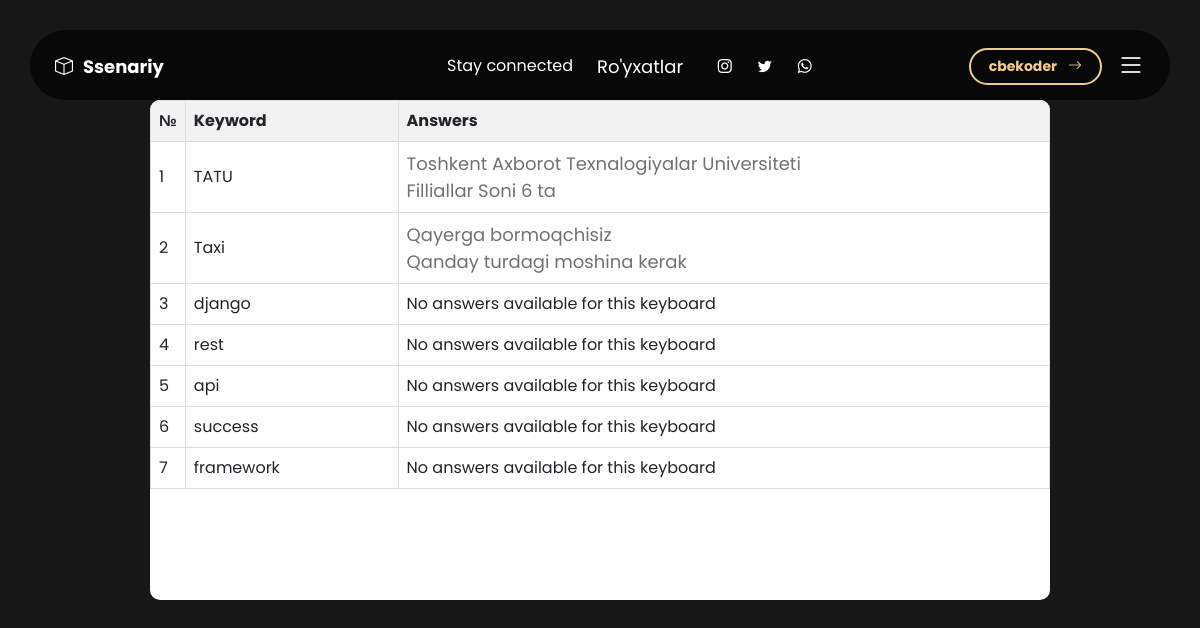
The page /prompts/ (signed in) on the database its author committed.
### mainapp/models.py (models this page shows, shortened)
class Keywords(models.Model):
    word = models.CharField(max_length=40)
    user_id = models.ForeignKey(User, on_delete=models.CASCADE)

class Answers(models.Model):
    answer_text = models.TextField()
    audio_link = models.URLField(blank=True)
    key_id = models.ForeignKey(Keywords, on_delete=models.CASCADE, related_name='answers')

### mainapp/views.py (the view)
# urls.py: path('prompts/', list_of_scenario),
def list_of_scenario(request):
    if request.user.is_authenticated:
        context = {
            "keys" : Keywords.objects.all()
        }
        return render(request, 'prompts.html', context)
    return redirect('/login/')

### templates/prompts.html
{% extends 'header.html' %}
{% block content %}
<div>
    <table>
        <tr>
            <th>№</th>
            <th>Keyword</th>
            <th>Answers</th>
        </tr>
        {% for key in keys %}
        <tr>
            <td>{{ forloop.counter }}</td>
            <td>{{ key.word }}</td>
            <td>
                {% if key.answers.all %}
                <ul>
                    {% for answer in key.answers.all %}
                    <li>{{ answer.answer_text }}</li>
                    {% endfor %}
                </ul>
                {% else %}
                No answers available for this keyboard
                {% endif %}
            </td>
        </tr>
        {% endfor %}
    </table>
</div>
{% endblock %}

### templates/header.html (shortened to what this page needs)
<!doctype html>
<html lang="en">
    <head>
        {% load static %}
        <link href="{% static 'css/bootstrap.min.css'%}" rel="stylesheet">
        <link href="{% static 'css/bootstrap-icons.css'%}" rel="stylesheet">
        <link href="{% static 'css/tooplate-kool-form-pack.css'%}" rel="stylesheet">
        <link href="{% static 'css/table.css' %}" rel="stylesheet">
        <link href="{% static 'css/card.css' %}" rel="stylesheet">
    </head>
    <body>
        <main>
            <header class="site-header">
                <div class="container">
                    <div class="row justify-content-between">
                        <div class="col-lg-12 col-12 d-flex align-items-center">
                            <a class="site-header-text d-flex justify-content-center align-items-center me-auto" href="/">
                                <i class="bi-box"></i>
                                <span>
                                    Ssenariy
                                </span>
                            </a>
                            <ul class="social-icon d-flex justify-content-center align-items-center mx-auto">
                                <span class="text-white me-4 d-none d-lg-block">Stay connected</span>
                                <li class="social-icon-item">
                                    <a href="/prompts/" class="text-white me-4 d-none d-lg-block">Ro'yxatlar</a>
                                </li>
                                <li class="social-icon-item">
                                    <a href="#" class="social-icon-link bi-instagram"></a>
                                </li>
                                <li class="social-icon-item">
                                    <a href="#" class="social-icon-link bi-twitter"></a>
                                </li>
                                <li class="social-icon-item">
                                    <a href="#" class="social-icon-link bi-whatsapp"></a>
                                </li>
                            </ul>
                            <div>
                                {% if user %}
                                <a href="/profile/" class="custom-btn custom-border-btn btn">{{ user }}
                                    <i class="bi-arrow-right ms-2"></i>
                                </a>
                                {% else %}
                                <a href="/login/" class="custom-btn custom-border-btn btn">Login
                                    <i class="bi-arrow-right ms-2"></i>
                                </a>
                                {% endif %}
                            </div>
                            <a class="bi-list offcanvas-icon" data-bs-toggle="offcanvas" href="#offcanvasMenu" role="button" aria-controls="offcanvasMenu"></a>
                        </div>
                    </div>
                </div>
            </header>
            <section class="hero-section d-flex justify-content-center align-items-center" id="section_1">
                {% block content %}
                {% endblock %}
            </section>
        </main>
    </body>
</html>

### static/css/tooplate-kool-form-pack.css (style rules this page uses)
:root { --body-bg-color: #181717; --white-color: #ffffff; --primary-color: #E07A5F; --secondary-color: #F2CC8F; --section-bg-color: #f0f8ff; --custom-btn-bg-color: #E07A5F; --custom-btn-bg-hover-color: #F2CC8F; --dark-color: #000000; --p-color: #717275; --link-hover-color: #F2CC8F; --body-font-family: 'Poppins', sans-serif; --heading-font-family: 'Unbounded', sans-serif; --h1-font-size: 62px; --h2-font-size: 36px; --h3-font-size: 28px; --h4-font-size: 24px; --h5-font-size: 22px; --h6-font-size: 20px; --p-font-size: 18px; --menu-font-size: 16px; --btn-font-size: 14px; --border-radius-large: 100px; --border-radius-medium: 20px; --border-radius-small: 10px; --font-weight-normal: 400; --font-weight-medium: 500; --font-weight-bold: 700; }
body { background-color: var(--body-bg-color); font-family: var(--body-font-family); }
ul li { color: var(--p-color); font-size: var(--p-font-size); font-weight: var(--font-weight-normal); }
a, button { touch-action: manipulation; transition: all 0.3s; }
a { display: inline-block; color: var(--secondary-color); text-decoration: none; }
.custom-btn { background: var(--custom-btn-bg-color); border: 2px solid transparent; border-radius: var(--border-radius-large); color: var(--white-color); font-size: var(--btn-font-size); font-weight: var(--font-weight-bold); line-height: normal; transition: all 0.3s; padding: 6px 18px; }
.custom-border-btn { background: transparent; border: 2px solid var(--secondary-color); color: var(--secondary-color); }
.site-header { position: absolute; z-index: 22; top: 0; right: 0; left: 0; padding-top: 30px; padding-bottom: 30px; }
.site-header .container { background-color: rgba(0, 0, 0, 0.65); border-radius: var(--border-radius-large); padding: 15px 25px; max-height: 70px; }
.site-header-text { color: var(--white-color); font-size: var(--p-font-size); font-weight: var(--font-weight-bold); }
.site-header-text span { margin-left: 10px; }
.site-header .social-icon { max-height: 35px; }
.offcanvas-icon { font-size: var(--h3-font-size); color: var(--white-color); margin-left: 15px; }
.hero-section { position: relative; overflow: hidden; height: 100vh; min-height: 675px; padding-top: 100px; padding-bottom: 100px; }
.social-icon { margin: 0; padding: 0; }
.social-icon-item { list-style: none; display: inline-block; vertical-align: top; }
.social-icon-link { border-radius: var(--border-radius-large); color: var(--white-color); font-size: var(--btn-font-size); display: block; margin-right: 5px; text-align: center; width: 35px; height: 35px; line-height: 36px; transition: background 0.2s, color 0.2s; }

### static/css/table.css (style rules this page uses)
table { border-collapse: collapse; margin: 0 auto; margin-top: 50vh; transform: translateY(-50%); background-color: white; border-radius: 10px; overflow: hidden; width: 900px; }
th, td { border: 1px solid #ddd; padding: 8px; text-align: left; }
th { background-color: #f2f2f2; position: sticky; top: 0; z-index: 1; width: 2%; }
td:nth-child(2) { width: 24%; }
td:nth-child(3) { width: 74%; }
ul { margin: 0; padding: 0; }
li { list-style-type: none; }

### rows shown on the page
Keywords: word "TATU"
Answers: answer_text "Toshkent Axborot Texnalogiyalar Universiteti"
Answers: answer_text "Filliallar Soni 6 ta"
Keywords: word "Taxi"
Answers: answer_text "Qayerga bormoqchisiz"
Answers: answer_text "Qanday turdagi moshina kerak"
Keywords: word "django", shows "No answers available for this keyboard"
Keywords: word "rest", shows "No answers available for this keyboard"
Keywords: word "api", shows "No answers available for this keyboard"
Keywords: word "success", shows "No answers available for this keyboard"
Keywords: word "framework", shows "No answers available for this keyboard"

### other values the page prints
{{ user }} "cbekoder"
